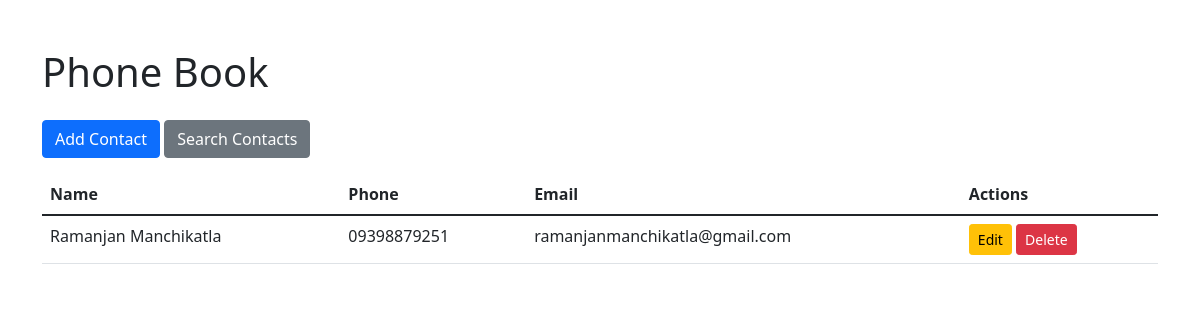
Before: / with the older database file.
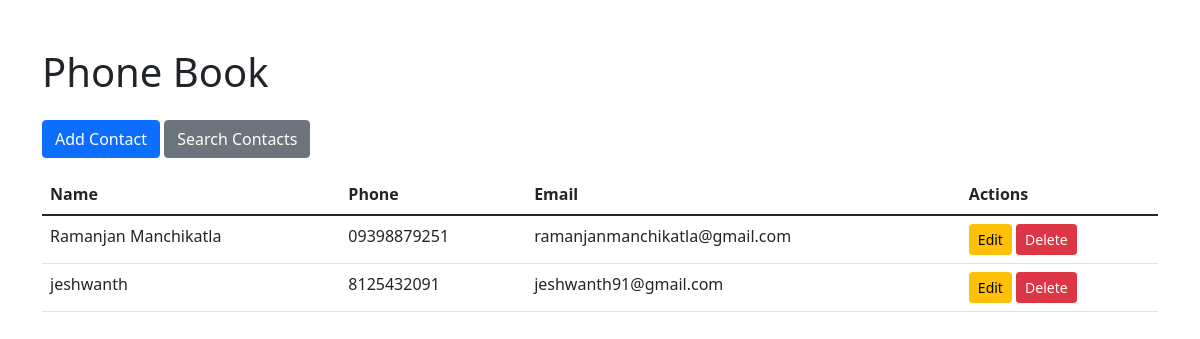
After: the same page with the newer database file.
### tables this page shows
CREATE TABLE contacts (id INTEGER PRIMARY KEY AUTOINCREMENT, name TEXT NOT NULL, phone TEXT NOT NULL UNIQUE, email TEXT);

### app.py (the view)
@app.route('/')
def index():
    try:
        contacts = phonebook.display_contacts()
        return render_template('index.html', contacts=contacts)
    except Exception as e:
        flash(f'Error loading contacts: {str(e)}', 'danger')
        return render_template('index.html', contacts=[])

### backend/phonebook.py (called while the page is built)
def connect_db():
    try:
        conn = sqlite3.connect(DB_PATH)
        conn.row_factory = sqlite3.Row  # Enable row name access
        return conn
    except sqlite3.Error as e:
        raise Exception(f"Database connection error: {str(e)}")

def display_contacts():
    conn = connect_db()
    cursor = conn.cursor()
    try:
        cursor.execute('SELECT * FROM contacts ORDER BY name')
        rows = cursor.fetchall()
        return rows
    except Exception as e:
        raise Exception(f"Error fetching contacts: {str(e)}")
    finally:
        conn.close()

### templates/index.html (shortened to what this page needs)
<!DOCTYPE html>
<html lang="en">
<head>
    <link href="https://cdn.jsdelivr.net/npm/bootstrap@5.1.3/dist/css/bootstrap.min.css" rel="stylesheet">
</head>
<body>
    <div class="container mt-5">
        <h1 class="mb-4">Phone Book</h1>
        <div class="mb-3">
            <a href="{{ url_for('add_contact') }}" class="btn btn-primary">Add Contact</a>
            <a href="{{ url_for('search_contact') }}" class="btn btn-secondary">Search Contacts</a>
        </div>
        <table class="table">
            <thead>
                <tr>
                    <th>Name</th>
                    <th>Phone</th>
                    <th>Email</th>
                    <th>Actions</th>
                </tr>
            </thead>
            <tbody>
                {% for contact in contacts %}
                <tr>
                    <td>{{ contact[1] }}</td>
                    <td>{{ contact[2] }}</td>
                    <td>{{ contact[3] }}</td>
                    <td>
                        <a href="{{ url_for('update_contact', phone=contact[2]) }}" class="btn btn-sm btn-warning">Edit</a>
                        <a href="{{ url_for('delete_contact', phone=contact[2]) }}" class="btn btn-sm btn-danger" onclick="return confirm('Are you sure?')">Delete</a>
                    </td>
                </tr>
                {% endfor %}
            </tbody>
        </table>
    </div>
</body>
</html>

Changed rows visible on the page:
added contacts: name "jeshwanth", phone "8125432091", email "jeshwanth91@gmail.com"
